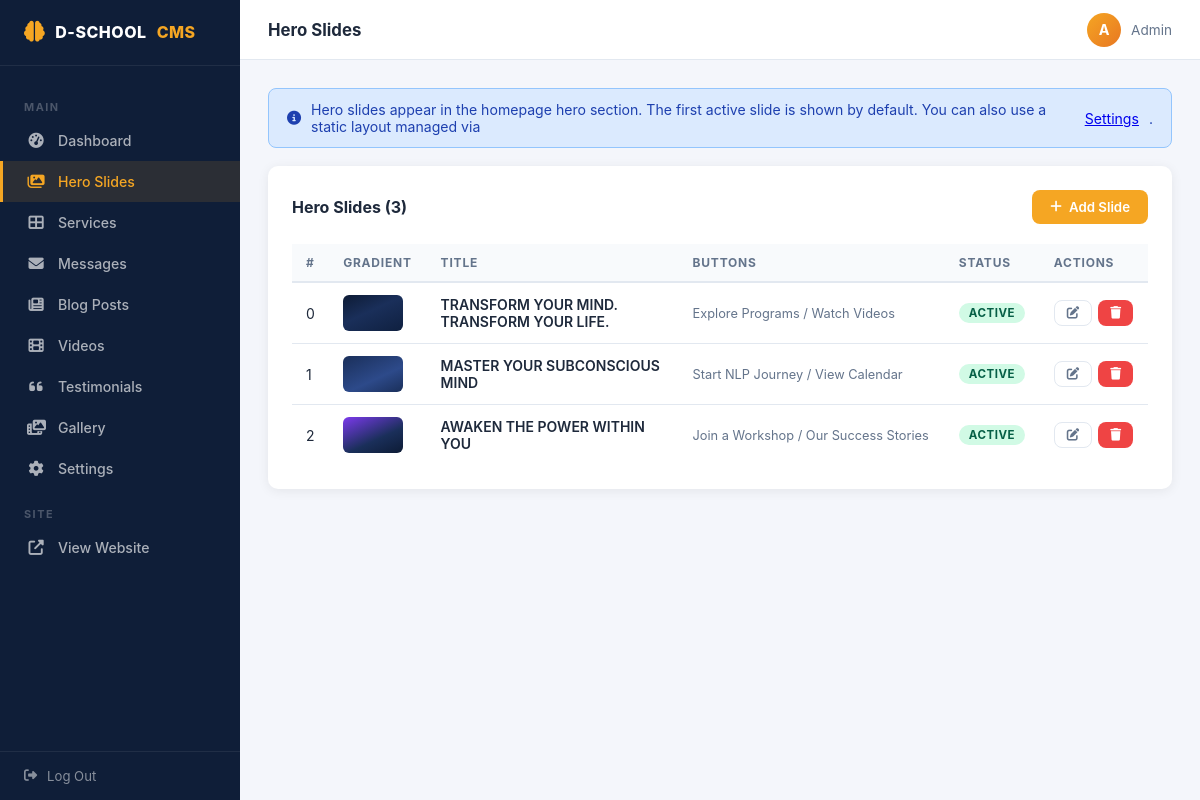
The page /admin/hero.php (signed in) on the database its author committed.
### tables this page shows
CREATE TABLE `hero_slides` (
  `id` int(11) NOT NULL AUTO_INCREMENT,
  `title` varchar(500) NOT NULL,
  `subtitle` text DEFAULT NULL,
  `btn1_text` varchar(100) DEFAULT NULL,
  `btn1_url` varchar(255) DEFAULT NULL,
  `btn2_text` varchar(100) DEFAULT NULL,
  `btn2_url` varchar(255) DEFAULT NULL,
  `image_path` varchar(500) DEFAULT NULL,
  `gradient` varchar(100) DEFAULT 'linear-gradient(155deg,#0d1b35,#1a2f5a)',
  `is_active` tinyint(4) DEFAULT 1,
  `sort_order` int(11) DEFAULT 0,
  `created_at` timestamp NULL DEFAULT current_timestamp(),
  PRIMARY KEY (`id`)
);

### config.php (called while the page is built, shortened)
<?php
function h(string $s): string {
    return htmlspecialchars($s, ENT_QUOTES, 'UTF-8');
}

### admin/hero.php (the view, shortened to what this page needs)
<?php
require_once __DIR__ . '/../config.php';
$db = getDB(); $action = $_GET['action'] ?? 'list'; $id = (int)($_GET['id'] ?? 0);
require_once __DIR__ . '/includes/layout.php';
if(isset($_GET['msg'])&&$_GET['msg']==='deleted'): ?><div class="alert alert-success"><i class="fas fa-check-circle"></i> Slide deleted.</div><?php endif;
if($error): ?><div class="alert alert-error"><i class="fas fa-exclamation-circle"></i> <?=h($error)?></div><?php endif;
if ($action === 'list'):
    $slides = $db->query("SELECT * FROM hero_slides ORDER BY sort_order ASC")->fetchAll();
?>
<div class="alert alert-info"><i class="fas fa-info-circle"></i> Hero slides appear in the homepage hero section. The first active slide is shown by default. You can also use a static layout managed via <a href="<?= BASE_URL ?>/admin/settings.php">Settings</a>.</div>
<div class="adm-card">
  <div class="adm-card-head">
    <h2>Hero Slides (<?=count($slides)?>)</h2>
    <a href="?action=new" class="btn btn-gold"><i class="fas fa-plus"></i> Add Slide</a>
  </div>
  <table class="adm-table">
    <thead><tr><th>#</th><th>Gradient</th><th>Title</th><th>Buttons</th><th>Status</th><th>Actions</th></tr></thead>
    <tbody>
      <?php foreach($slides as $sl): ?>
      <tr>
        <td><?=$sl['sort_order']?></td>
        <td><div style="width:60px;height:36px;border-radius:6px;background:<?=h($sl['gradient'])?>"></div></td>
        <td style="font-weight:600;max-width:250px"><?=h(mb_strimwidth($sl['title'],0,50,'…'))?></td>
        <td style="font-size:.8rem;color:var(--muted)"><?=h($sl['btn1_text'])?> / <?=h($sl['btn2_text'])?></td>
        <td><a href="?action=toggle&id=<?=$sl['id']?>" class="badge <?=$sl['is_active']?'badge-green':'badge-red'?>" style="text-decoration:none;cursor:pointer"><?=$sl['is_active']?'Active':'Hidden'?></a></td>
        <td><div style="display:flex;gap:6px">
          <a href="?action=edit&id=<?=$sl['id']?>" class="btn btn-outline btn-sm"><i class="fas fa-edit"></i></a>
          <a href="?action=delete&id=<?=$sl['id']?>" class="btn btn-danger btn-sm" data-confirm="Delete this slide?"><i class="fas fa-trash"></i></a>
        </div></td>
      </tr>
      <?php endforeach; ?>
    </tbody>
  </table>
</div>
<?php endif; adminFooter(); ?>

### admin/includes/layout.php (style rules this page uses)
* { box-sizing:border-box;margin:0;padding:0; }
:root { --nav:#0f1e38;--nav-hover:#1a2f5a;--gold:#F5A623;--gold-dark:#E87722; --white:#fff;--bg:#f4f6fb;--card:#fff;--text:#1e293b;--muted:#64748b; --border:#e2e8f0;--radius:10px;--shadow:0 2px 12px rgba(0,0,0,.07); --sidebar-w:240px; }
body { font-family:'Inter',system-ui,sans-serif;background:var(--bg);color:var(--text);display:flex;min-height:100vh; }
.adm-card { background:var(--card);border-radius:var(--radius);box-shadow:var(--shadow);padding:24px;margin-bottom:24px; }
.adm-card-head { display:flex;justify-content:space-between;align-items:center;margin-bottom:20px;flex-wrap:wrap;gap:12px; }
.adm-card-head h2 { font-size:1rem;font-weight:700;color:var(--text); }
.adm-table { width:100%;border-collapse:collapse;font-size:.875rem; }
.adm-table th { background:#f8fafc;text-align:left;padding:11px 14px; font-size:.75rem;font-weight:700;text-transform:uppercase; letter-spacing:.8px;color:var(--muted);border-bottom:2px solid var(--border); }
.adm-table td { padding:12px 14px;border-bottom:1px solid var(--border);vertical-align:middle; }
.adm-table tr:last-child td { border-bottom:none; }
.badge { display:inline-block;padding:3px 10px;border-radius:20px; font-size:.72rem;font-weight:700;text-transform:uppercase;letter-spacing:.5px; }
.badge-green { background:#d1fae5;color:#065f46; }
.btn { display:inline-flex;align-items:center;gap:7px;padding:9px 18px; border-radius:8px;font-size:.83rem;font-weight:600;cursor:pointer; text-decoration:none;border:none;transition:all .2s;white-space:nowrap; }
.btn-gold { background:var(--gold);color:#fff; }
.btn-danger { background:#ef4444;color:#fff; }
.btn-sm { padding:6px 12px;font-size:.78rem; }
.btn-outline { background:transparent;border:1.5px solid var(--border);color:var(--muted); }
.alert { padding:12px 18px;border-radius:8px;margin-bottom:18px;font-size:.88rem;display:flex;align-items:center;gap:10px; }
.alert-info { background:#dbeafe;color:#1e40af;border:1px solid #93c5fd; }

### rows shown on the page
hero_slides: sort_order "0", title "TRANSFORM YOUR MIND. TRANSFORM YOUR LIFE.", btn1_text "Explore Programs", btn2_text "Watch Videos", is_active "ACTIVE"
hero_slides: sort_order "1", title "MASTER YOUR SUBCONSCIOUS MIND", btn1_text "Start NLP Journey", btn2_text "View Calendar", is_active "ACTIVE"
hero_slides: sort_order "2", title "AWAKEN THE POWER WITHIN YOU", btn1_text "Join a Workshop", btn2_text "Our Success Stories", is_active "ACTIVE"

### other values the page prints
$item['label'] "Dashboard"
$item['label'] "Hero Slides"
$item['label'] "Services"
$item['label'] "Messages"
$item['label'] "Blog Posts"
$item['label'] "Videos"
$item['label'] "Testimonials"
$item['label'] "Gallery"
$item['label'] "Settings"
$title "Hero Slides"
count($slides) "3"
